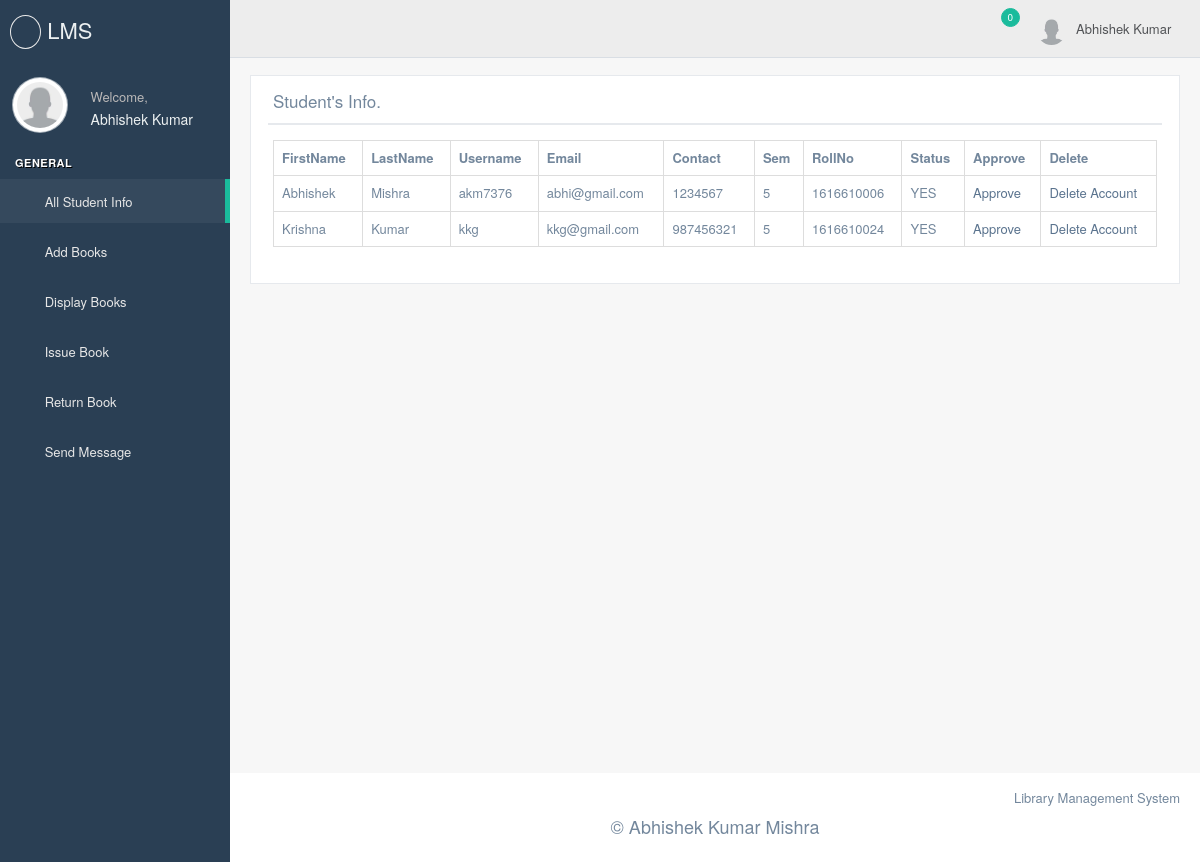
Screenshot of /librarian/display_student_info.php (signed in) with the database file from the repository.
### tables this page shows
CREATE TABLE IF NOT EXISTS `librarian_reg` (
  `id` int(11) NOT NULL,
  `fname` varchar(50) NOT NULL,
  `lname` varchar(50) NOT NULL,
  `username` varchar(50) NOT NULL,
  `password` varchar(50) NOT NULL,
  `email` varchar(50) NOT NULL,
  `contact` varchar(13) NOT NULL,
  PRIMARY KEY (`id`)
);

CREATE TABLE IF NOT EXISTS `student_reg` (
  `id` int(11) NOT NULL AUTO_INCREMENT,
  `fname` varchar(50) NOT NULL,
  `lname` varchar(50) NOT NULL,
  `username` varchar(50) NOT NULL,
  `password` varchar(50) NOT NULL,
  `email` varchar(50) NOT NULL,
  `contact` int(13) NOT NULL,
  `sem` int(5) NOT NULL,
  `rollno` varchar(20) NOT NULL,
  `status` varchar(3) NOT NULL,
  PRIMARY KEY (`id`)
);

### librarian/display_student_info.php (the view, shortened to what this page needs)
<?php
include('../dbcon.php');
?>
<?php
include('header.php');
?>
        <div class="right_col" role="main">
            <div class="">
                <div class="page-title">
                </div>
                <div class="row" style="min-height:500px">
                    <div class="col-md-12 col-sm-12 col-xs-12">
                        <div class="x_panel">
                            <div class="x_title">
                                <h2>Student's Info.</h2>
                                <div class="clearfix"></div>
                            </div>
                            <div class="x_content">
                                <?php
                                $res = mysqli_query($con,"SELECT * FROM student_reg");
                                 echo "<table class='table table-bordered'>";
                                 echo "<tr>";
                                 echo "<th>"; echo "FirstName"; echo "</th>";
                                 echo "<th>"; echo "LastName"; echo "</th>";
                                 echo "<th>"; echo "Username"; echo "</th>";
                                 echo "<th>"; echo "Email"; echo "</th>";
                                 echo "<th>"; echo "Contact"; echo "</th>";
                                 echo "<th>"; echo "Sem"; echo "</th>";
                                 echo "<th>"; echo "RollNo"; echo "</th>";
                                 echo "<th>"; echo "Status"; echo "</th>";
                                 echo "<th>"; echo "Approve"; echo "</th>";
                                 echo "<th>"; echo "Delete"; echo "</th>";
                                 echo "</tr>";
                                while($row=mysqli_fetch_array($res))
                                {
                                    echo "<tr>";
                                	echo "<td>"; echo $row['fname']; echo "</td>";
                                    echo "<td>"; echo $row['lname']; echo "</td>";
                                    echo "<td>"; echo $row['username']; echo "</td>";
                                    echo "<td>"; echo $row['email']; echo "</td>";
                                    echo "<td>"; echo $row['contact']; echo "</td>";
                                    echo "<td>"; echo $row['sem']; echo "</td>";
                                    echo "<td>"; echo $row['rollno']; echo "</td>";
                                    echo "<td>"; echo $row['status']; echo "</td>";
                                    echo "<td>";?> <a href="approve.php?id=<?php echo $row['id']; ?>">Approve</a> <?php echo "</td>";
                                    echo "<td>";?> <a href="notapprove.php?id=<?php echo $row['id']; ?>">Delete Account</a> <?php echo "</td>";
                                    echo "</tr>";
                                }
                                echo "</table>";
                                ?>
                            </div>
                        </div>
                    </div>
                </div>
            </div>
        </div>
        <?php
        include('footer.php');
        ?>

### librarian/header.php (shortened to what this page needs)
<?php
include('../dbcon.php');
$u = $_SESSION['librarian'];
$res = mysqli_query($con,"SELECT * FROM `librarian_reg` WHERE username = '$u'");
$row = mysqli_fetch_array($res);
?>
<!DOCTYPE html>
<html lang="en">
<head>
    <link href="css/bootstrap.min.css" rel="stylesheet">
    <link href="css/font-awesome.min.css" rel="stylesheet">
    <link href="css/nprogress.css" rel="stylesheet">
    <link href="css/custom.min.css" rel="stylesheet">
</head>
<body class="nav-md">
<div class="container body">
    <div class="main_container">
        <div class="col-md-3 left_col">
            <div class="left_col scroll-view">
                <div class="navbar nav_title" style="border: 0;">
                    <a href="#" class="site_title"><i class="fa fa-book"></i> <span>LMS</span></a>
                </div>
                <div class="profile clearfix">
                    <div class="profile_pic">
                        <img src="images/user.png" alt="..." class="img-circle profile_img">
                    </div>
                    <div class="profile_info">
                        <span>Welcome,</span>
                        <h2><?php echo $row['fname']." ".$row['lname']; ?></h2>
                    </div>
                    <div class="clearfix"></div>
                </div>
                <br/>
                <div id="sidebar-menu" class="main_menu_side hidden-print main_menu">
                    <div class="menu_section">
                        <h3>General</h3>
                        <ul class="nav side-menu">
                            <li><a href="display_student_info.php"><i class="fa fa-home"></i> All Student Info <span class="fa fa-chevron-down"></span></a>
                            </li>
                            <li><a href="add_book.php"><i class="fa fa-edit"></i> Add Books <span class="fa fa-chevron-down"></span></a>
                            </li>
                            <li><a href="display_book.php"><i class="fa fa-desktop"></i> Display Books <span
                                    class="fa fa-chevron-down"></span></a>
                            </li>
                            <li><a href="issue_book.php"><i class="fa fa-table"></i> Issue Book <span class="fa fa-chevron-down"></span></a>
                            </li>
                            <li><a href="return_book.php"><i class="fa fa-bar-chart-o"></i> Return Book <span
                                    class="fa fa-chevron-down"></span></a>
                            </li>
                            <li><a href="send_msg.php"><i class="fa fa-reply"></i> Send Message<span class="fa fa-chevron-down"></span></a>
                        </ul>
                    </div>
                </div>
            </div>
        </div>
        <div class="top_nav">
            <div class="nav_menu">
                <nav>
                    <div class="nav toggle">
                        <a id="menu_toggle"><i class="fa fa-bars"></i></a>
                    </div>
                    <ul class="nav navbar-nav navbar-right">
                        <li class="">
                            <a href="javascript:;" class="user-profile dropdown-toggle" data-toggle="dropdown"
                               aria-expanded="false">
                                <img src="images/user.png" alt=""><?php echo $row['fname']." ".$row['lname']; ?>
                                <span class=" fa fa-angle-down"></span>
                            </a>
                        </li>
                        <li role="presentation" class="dropdown">
                            <a href="javascript:;" class="dropdown-toggle info-number" data-toggle="dropdown"
                               aria-expanded="false">
                                <i class="fa fa-envelope-o"></i>
                                <span class="badge bg-green">0</span>
                            </a>
                        </li>
                    </ul>
                </nav>
            </div>
        </div>

### librarian/footer.php (shortened to what this page needs)
        <footer>
            <div class="pull-right">
                Library Management System
            </div>
            <div class="clearfix"></div>
            <center><h2>&copy; Abhishek Kumar Mishra</h2></center>
        </footer>
    </div>
</div>
</body>
</html>

### rows the page displays
librarian_reg: fname "Abhishek", lname "Kumar"
student_reg: fname "Abhishek", lname "Mishra", username "akm7376", email "abhi@gmail.com", contact "1234567", sem "5", rollno "1616610006", status "YES"
student_reg: fname "Krishna", lname "Kumar", username "kkg", email "kkg@gmail.com", contact "987456321", sem "5", rollno "1616610024", status "YES"
